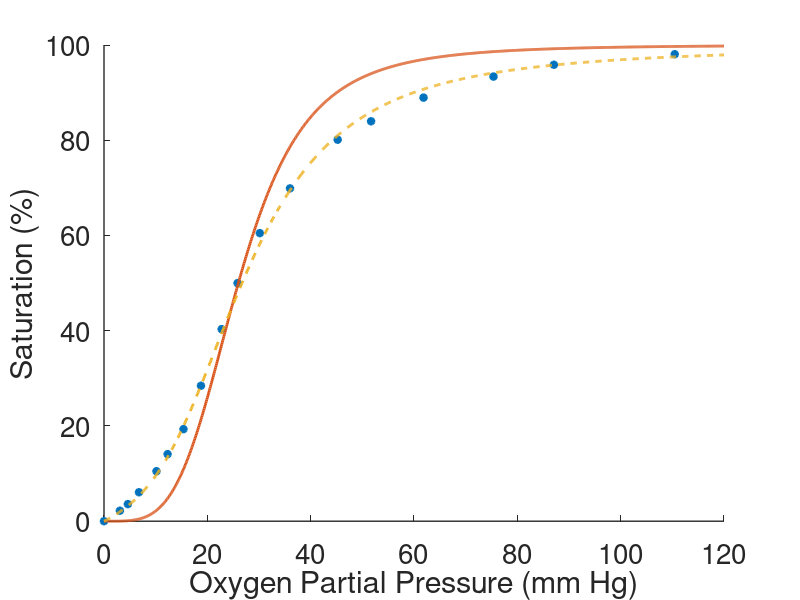
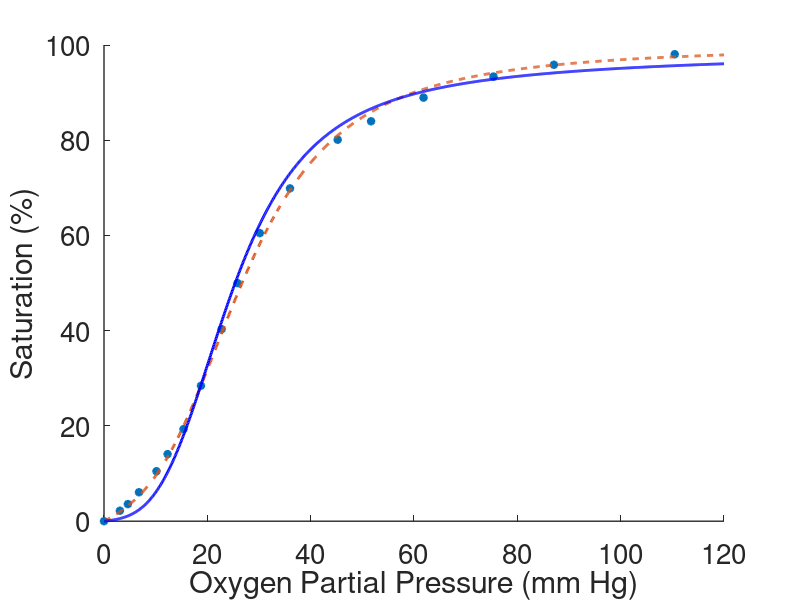

The MATLAB source for these figures, in order:
clear all
close all
clc
set(0,                           ...
   'defaultaxesfontsize', 20,   ...
   'defaultaxeslinewidth', 1.0, ...
   'defaultlinelinewidth', 2.0);


% Hemoglobin saturation curve data
A =[0	0;
2.20994	3.07692;
3.59116	4.61538;
6.07735	6.76923;
10.49724	10.15385;
14.0884	12.3077;
19.337	15.3846;
28.453	18.7692;
40.3315	22.7692;
50	25.8462;
60.4972	30.1538;
69.8895	36;
80.1105	45.2308;
83.97790000000001	51.6923;
88.9503	61.8462;
93.3702	75.38460000000001;
95.85639999999999	87.07689999999999;
98.0663	110.462];

%MWC saturation curve
O2 = [0:.1:120]'; % O2 partial pressure
K = 26;
Y = O2.^4./(K^4+O2.^4);
K1 = 45.9;
K2 = 23.9;
K3 =243.1;
K4 = 1.52;
alp(1) = 1;
alp(2) = alp(1)/K1;
alp(3)=alp(2)/K2;
alp(4) = alp(3)/K3;
alp(5) = alp(4)/K4;
vec = [ones(length(O2),1),O2,O2.^2,O2.^3,O2.^4];

ints = [0:4];
intalps = ints.*alp;
SatY = (vec*intalps')./(vec*alp');

 
figure(1)
plot(A(:,2),A(:,1),'*',O2,100*Y,O2,25*SatY,'--')
xlabel('Oxygen Partial Pressure (mm Hg)')
ylabel('Saturation (%)')
box off

figure(2)

x = [0:.01:10];
Y=(x+3*x.^2+3*x.^3+x.^4)./(1+4*x+6*x.^2+4*x.^3+x.^4);

K1 = 1000;
K2 = 1250;
K3 = 4.54;
YMWC = (O2/K1.*(1+O2/K1).^3 + O2./K3.*(1+O2./K3).^3./K2)./((1+O2/K1).^4 +(1+O2./K3).^4./K2);

plot(A(:,2),A(:,1),'*',O2,25*SatY,'--',O2,100*YMWC,'b')
xlabel('Oxygen Partial Pressure (mm Hg)')
ylabel('Saturation (%)')
box off
